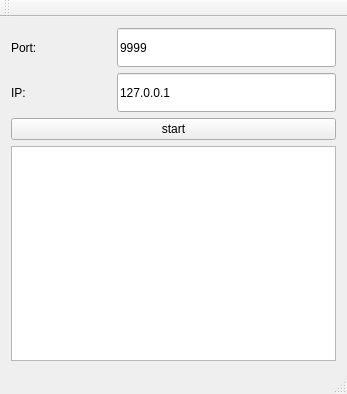
<?xml version="1.0" encoding="UTF-8"?>
<ui version="4.0">
 <class>MainWindow</class>
 <widget class="QMainWindow" name="MainWindow">
  <property name="geometry">
   <rect>
    <x>0</x>
    <y>0</y>
    <width>347</width>
    <height>394</height>
   </rect>
  </property>
  <property name="windowTitle">
   <string>MainWindow</string>
  </property>
  <widget class="QWidget" name="centralWidget">
   <layout class="QVBoxLayout" name="verticalLayout">
    <item>
     <layout class="QHBoxLayout" name="horizontalLayout_2">
      <item>
       <widget class="QLabel" name="label_2">
        <property name="minimumSize">
         <size>
          <width>100</width>
          <height>0</height>
         </size>
        </property>
        <property name="text">
         <string>Port:</string>
        </property>
       </widget>
      </item>
      <item>
       <widget class="QLineEdit" name="lineEdit_2">
        <property name="minimumSize">
         <size>
          <width>0</width>
          <height>39</height>
         </size>
        </property>
        <property name="maximumSize">
         <size>
          <width>16777215</width>
          <height>39</height>
         </size>
        </property>
        <property name="text">
         <string>9999</string>
        </property>
       </widget>
      </item>
     </layout>
    </item>
    <item>
     <layout class="QHBoxLayout" name="horizontalLayout">
      <item>
       <widget class="QLabel" name="label">
        <property name="minimumSize">
         <size>
          <width>100</width>
          <height>0</height>
         </size>
        </property>
        <property name="text">
         <string>IP:</string>
        </property>
       </widget>
      </item>
      <item>
       <widget class="QLineEdit" name="lineEdit">
        <property name="minimumSize">
         <size>
          <width>0</width>
          <height>39</height>
         </size>
        </property>
        <property name="maximumSize">
         <size>
          <width>16777215</width>
          <height>39</height>
         </size>
        </property>
        <property name="text">
         <string>127.0.0.1</string>
        </property>
       </widget>
      </item>
     </layout>
    </item>
    <item>
     <widget class="QPushButton" name="pushButton">
      <property name="text">
       <string>start</string>
      </property>
     </widget>
    </item>
    <item>
     <widget class="QTextEdit" name="textEdit"/>
    </item>
   </layout>
  </widget>
  <widget class="QMenuBar" name="menuBar">
   <property name="geometry">
    <rect>
     <x>0</x>
     <y>0</y>
     <width>347</width>
     <height>20</height>
    </rect>
   </property>
  </widget>
  <widget class="QToolBar" name="mainToolBar">
   <attribute name="toolBarArea">
    <enum>TopToolBarArea</enum>
   </attribute>
   <attribute name="toolBarBreak">
    <bool>false</bool>
   </attribute>
  </widget>
  <widget class="QStatusBar" name="statusBar"/>
 </widget>
 <layoutdefault spacing="6" margin="11"/>
 <resources/>
 <connections/>
</ui>
